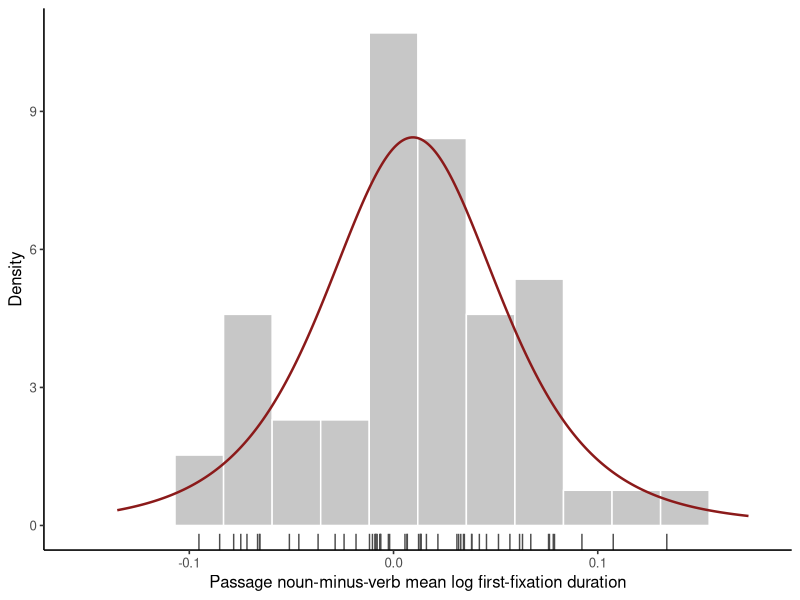

Write the R code that produced this figure.
## ---- chunk 1
#| label: load-provo-passage-target
library(ggplot2)

provo <- read.csv(
  "data/provo/passage-summaries.csv",
  stringsAsFactors = FALSE
)
y <- provo$noun_minus_verb_log_ffd
N <- length(y)
nu <- 4
response_scale <- sd(y)
prior_mu_sd <- 2 * response_scale
prior_sigma_sd <- 2 * response_scale

stopifnot(
  N == 55L,
  !anyDuplicated(provo$Text_ID),
  all(provo$n_nouns >= 4L),
  all(provo$n_verbs >= 4L),
  all(is.finite(y))
)

data.frame(
  passages = N,
  retained_position_summaries = sum(provo$n_positions),
  mean = mean(y), sd = response_scale, median = median(y),
  minimum = min(y), maximum = max(y),
  proportion_positive = mean(y > 0)
)
## ---- chunk 2
#| label: fit-provo-grid-posterior
log_sum_exp <- function(x) {
  maximum <- max(x)
  maximum + log(sum(exp(x - maximum)))
}

weighted_quantile <- function(x, weights, probabilities) {
  ordering <- order(x)
  x <- x[ordering]
  weights <- weights[ordering] / sum(weights)
  cumulative <- cumsum(weights)
  vapply(probabilities, function(probability) {
    x[which(cumulative >= probability)[1]]
  }, numeric(1))
}

log_posterior_eta <- function(eta) {
  mu <- eta[1]
  sigma <- exp(eta[2])
  sum(dt((y - mu) / sigma, df = nu, log = TRUE) - log(sigma)) +
    dnorm(mu, 0, prior_mu_sd, log = TRUE) +
    log(2) + dnorm(sigma, 0, prior_sigma_sd, log = TRUE) + eta[2]
}

mode_fit <- optim(
  c(median(y), log(mad(y))),
  function(eta) -log_posterior_eta(eta),
  method = "BFGS", hessian = TRUE,
  control = list(reltol = 1e-12, maxit = 1000L)
)
mode_eta <- unname(mode_fit$par)
mode_covariance <- solve(mode_fit$hessian)
grid_sd <- sqrt(diag(mode_covariance))

mu_grid <- seq(mode_eta[1] - 7 * grid_sd[1],
               mode_eta[1] + 7 * grid_sd[1], length.out = 321L)
log_sigma_grid <- seq(mode_eta[2] - 7 * grid_sd[2],
                      mode_eta[2] + 7 * grid_sd[2], length.out = 321L)
posterior_grid <- expand.grid(mu = mu_grid, log_sigma = log_sigma_grid)
posterior_grid$log_kernel <- apply(
  posterior_grid[, c("mu", "log_sigma")], 1, log_posterior_eta
)
posterior_grid$weight <- exp(
  posterior_grid$log_kernel - log_sum_exp(posterior_grid$log_kernel)
)
posterior_grid$sigma <- exp(posterior_grid$log_sigma)

mu_mean <- sum(posterior_grid$mu * posterior_grid$weight)
sigma_mean <- sum(posterior_grid$sigma * posterior_grid$weight)
interval_probs <- seq(.025, .975, length.out = 3L)
mu_interval <- weighted_quantile(
  posterior_grid$mu, posterior_grid$weight, interval_probs
)
sigma_interval <- weighted_quantile(
  posterior_grid$sigma, posterior_grid$weight, interval_probs
)
probability_positive <- sum(
  posterior_grid$weight[posterior_grid$mu > 0]
)
boundary_mass <- sum(posterior_grid$weight[
  posterior_grid$mu %in% range(mu_grid) |
    posterior_grid$log_sigma %in% range(log_sigma_grid)
])

stopifnot(
  mode_fit$convergence == 0L,
  abs(sum(posterior_grid$weight) - 1) < 1e-12,
  boundary_mass < 1e-5
)

rbind(
  data.frame(parameter = "mu", mean = mu_mean,
             q025 = mu_interval[1], median = mu_interval[2],
             q975 = mu_interval[3]),
  data.frame(parameter = "sigma", mean = sigma_mean,
             q025 = sigma_interval[1], median = sigma_interval[2],
             q975 = sigma_interval[3])
)
## ---- chunk 3
#| label: plot-provo-raw-and-grid-fit
#| fig-cap: "Observed passage contrasts with the fitted Student-t density at the grid-posterior means."
density_grid <- data.frame(
  contrast = seq(min(y) - .04, max(y) + .04, length.out = 400L)
)
density_grid$density <- dt(
  (density_grid$contrast - mu_mean) / sigma_mean, df = nu
) / sigma_mean

ggplot(data.frame(contrast = y), aes(contrast)) +
  geom_histogram(aes(y = after_stat(density)), bins = 14,
                 fill = "grey78", color = "white") +
  geom_rug(color = "grey30") +
  geom_line(data = density_grid, aes(contrast, density),
            color = "#8B1A1A", linewidth = 0.85,
            inherit.aes = FALSE) +
  labs(x = "Passage noun-minus-verb mean log first-fixation duration",
       y = "Density") +
  theme_classic(base_size = 12)
